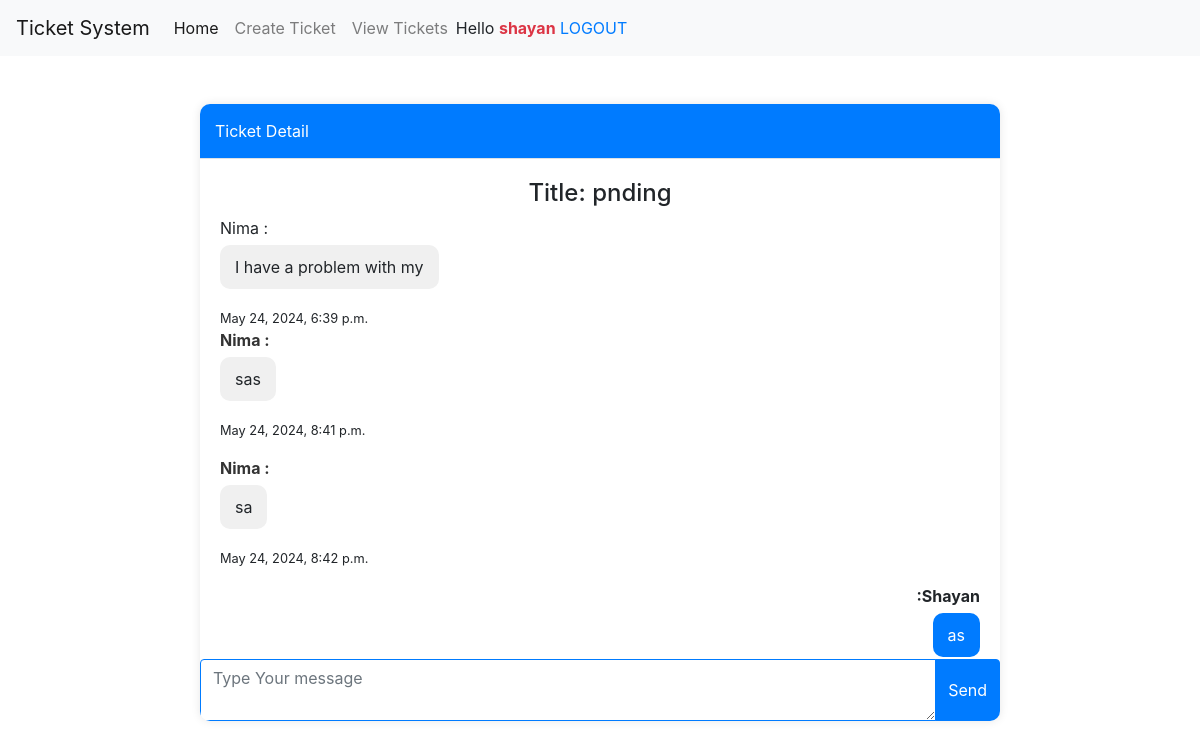
/ticket/1 (signed in), run on the app's committed database.
### tickets/models.py (models this page shows, shortened)
class Ticket(models.Model):
    STATUS_CHOICES = (
        ('Pending', 'Pending'),
        ('Closed', 'Closed'),
        ('Open', 'Open'),
    )
    title = models.CharField(max_length=300, blank=False, null=False, verbose_name="Title")
    user = models.ForeignKey(get_user_model(), on_delete=models.CASCADE, related_name="tickets")
    description = models.TextField(blank=False, null=False, verbose_name="Description")
    assigned_to = models.ForeignKey(get_user_model(), on_delete=models.PROTECT, related_name='assignments', blank=True,
                                    null=True, verbose_name="Assigned to")
    created_at = models.DateTimeField(auto_now_add=True, verbose_name="Created at")
    accepted_at = models.DateTimeField(blank=True, null=True, verbose_name="Accepted at")
    closed_at = models.DateTimeField(blank=True, null=True, verbose_name="Closed at")
    closed_by = models.ForeignKey(get_user_model(), on_delete=models.SET_NULL, null=True,blank=True, related_name="closed_tickets", verbose_name="closed by")
    status = models.CharField(max_length=7, choices=STATUS_CHOICES, default="Open", verbose_name="Status")

class Message(models.Model):
    ticket = models.ForeignKey(Ticket, on_delete=models.CASCADE, related_name='messages')
    user = models.ForeignKey(get_user_model(), on_delete=models.CASCADE, related_name="messages")
    message = models.TextField(blank=False, null=False, verbose_name="Message")
    created_at = models.DateTimeField(auto_now_add=True, verbose_name="Created at")

### tickets/views.py (the view, shortened to what this page needs)
# urls.py: path('ticket/<int:pk>', views.TicketDetailView.as_view(), name='ticket_detail'),
class TicketDetailView(UserPassesTestMixin, LoginRequiredMixin, generic.DetailView):
    model = Ticket
    template_name = 'tickets/ticket_detail.html'
    context_object_name = 'ticket'
    def get_context_data(self, **kwargs):
        context = super(TicketDetailView, self).get_context_data(**kwargs)
        context['messages'] = Message.objects.filter(ticket=self.get_object().id)
        return context
    def test_func(self):
        ticket = self.get_object()
        user = self.request.user
        if user.groups.filter(name='Admin').exists() or user.is_superuser:
            return True
        elif user.groups.filter(name="support").exists() and ticket.assigned_to == user:
            return True
        elif user == ticket.user:
            return True
        return False

### tickets/templates/tickets/ticket_detail.html (shortened to what this page needs)
{% extends '__base.html' %}
{% block content %}
    <div class="container mt-5">
        <div class="chat-container">
            <div class="chat-header">
                Ticket Detail
            </div>
            <div class="chat-body">
                <h4 class="text-center">Title: {{ ticket.title }}</h4>
                <div class=" {% if ticket.user == user %}from-me text-right{% else %}from-other{% endif %} sender">
                    {% if ticket.user == user %}:{{ ticket.user|capfirst }}{% else %}{{ ticket.user|capfirst }}
                        :{% endif %}
                </div>
                <div class="message {% if ticket.user == user %}from-me{% else %}from-other{% endif %}">
                    <div class="content ">{{ ticket.description }}</div>
                </div>
                <div class="time small">{{ ticket.created_at }}</div>
                {% for message in messages %}
                    <div class="message {% if message.user == user %}from-me{% else %}from-other{% endif %}">
                        <div class=" {% if message.user == user %}from-me text-right{% else %}from-other{% endif %} sender">
                            {% if message.user == user %}:{{ message.user|capfirst }}{% else %}{{ message.user|capfirst }}
                                :{% endif %}
                        </div>
                        <div class="content">{{ message.message }}</div>
                    </div>
                    <div class="time small my-3 {% if message.user == user %} text-right {% else %} text-left {% endif %}">{{ message.created_at }}</div>
                {% endfor %}
            </div>
            <form method="post">
                <div class="input-group">
                    {% if ticket.status == "Closed" %}
                    <textarea class="form-control" name="message" placeholder="This ticket is closed." disabled></textarea>
                        {% elif ticket.status == 'Open' and "support" not in user.groups.all and "Admin" not in user.groups.all  %}
                        <textarea class="form-control text-center text-danger" name="message" placeholder="This ticket is  not accepted yet." disabled></textarea>
                    {% else %}
                <textarea class="form-control" name="message" placeholder="Type Your message" ></textarea>
                    <div class="input-group-append">
                        <button class="btn btn-primary" type="submit">Send</button>
                    </div>
                    {% endif %}
                </div>
            </form>
        </div>
    </div>
{% endblock %}

### templates/__base.html (shortened to what this page needs)
<!DOCTYPE html>
<html lang="en">
<head>
    <link href="https://stackpath.bootstrapcdn.com/bootstrap/4.5.2/css/bootstrap.min.css" rel="stylesheet">
</head>
<body>
<nav class="navbar navbar-expand-lg navbar-light bg-light">
    <a class="navbar-brand" href="#">Ticket System</a>
    <div class="collapse navbar-collapse" id="navbarNav">
        <ul class="navbar-nav">
            <li class="nav-item active">
                <a class="nav-link" href="{% url 'index' %}">Home <span class="sr-only">(current)</span></a>
            </li>
            <li class="nav-item">
                <a class="nav-link" href="{% url 'create_ticket' %}">Create Ticket</a>
            </li>
            <li class="nav-item">
                <a class="nav-link" href="{% url 'tickets_list' %}">View Tickets</a>
            </li>
        </ul>
        <div>
            {% if user.is_authenticated %}
                Hello <span class="text-danger font-weight-bold">{{ user.username }}</span>
                <a href="{% url 'account_logout' %}">LOGOUT</a>
            {% endif %}
        </div>
    </div>
</nav>
{% block content %}
{% endblock %}
</body>
</html>

### tickets/templates/tickets/ticket_detail.html (style rules this page uses)
.container { margin-top: 50px; }
.chat-container { max-width: 800px; margin: auto; border-radius: 10px; overflow: hidden; box-shadow: 0 0 10px rgba(0, 0, 0, 0.1); }
.chat-header { background-color: #007bff; color: #fff; padding: 15px; border-bottom: 1px solid #dee2e6; }
.chat-body { padding: 20px; overflow: auto; max-height: 500px; }
.message { margin-bottom: 20px; overflow: hidden; position: relative; }
.message .sender { font-weight: bold; }
.message .content { margin-top: 5px; }
.message.from-me .content { background-color: #007bff; color: #fff; border-radius: 10px; padding: 10px 15px; float: right; }
.message.from-other .content { background-color: #f0f0f0; border-radius: 10px; padding: 10px 15px; float: left; }
.message.from-other .sender { color: #333; }
.form-control { border-color: #007bff; }

### data on the page
Ticket: title "pnding", user "Nima", description "I have a problem with my", created_at "May 24, 2024, 6:39 p.m."
Message: user "Nima", message "sas", created_at "May 24, 2024, 8:41 p.m."
Message: user "Nima", message "sa", created_at "May 24, 2024, 8:42 p.m."
Message: user "Shayan", message "as"

### other printed values
{{ user.username }} "shayan"
